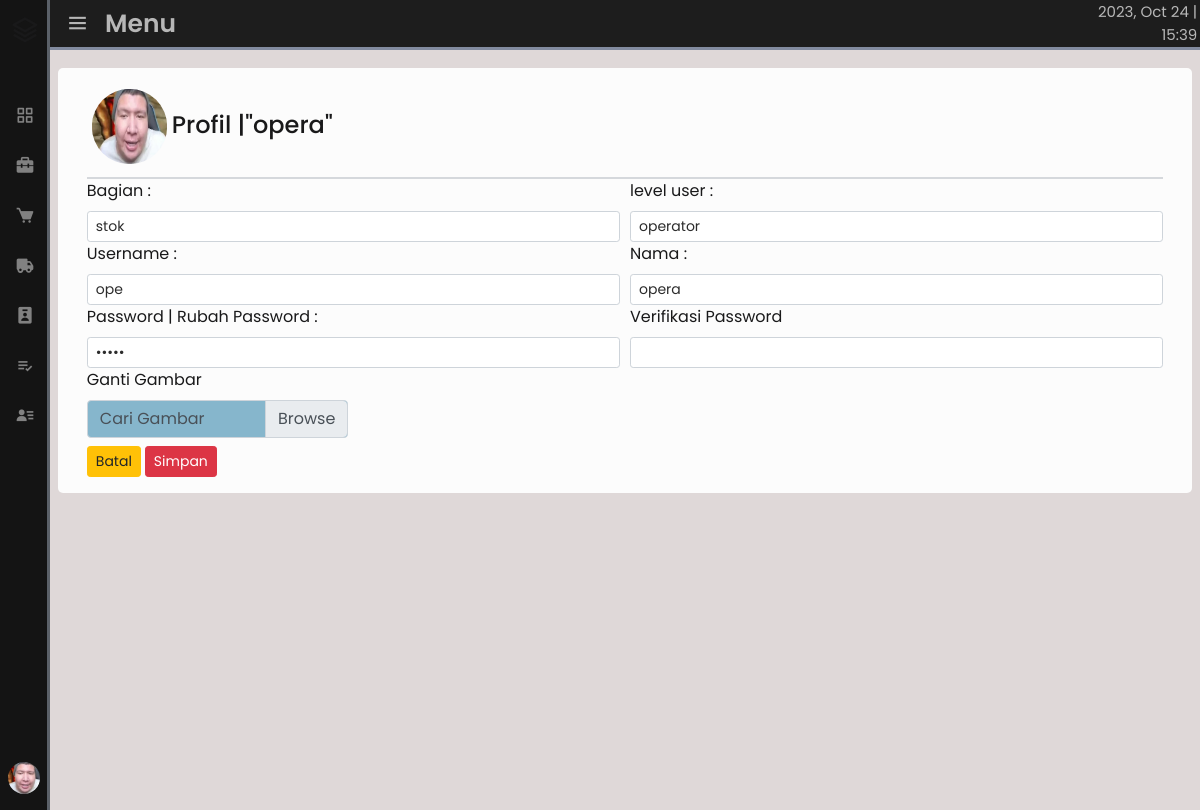
The page /stok_1/prof.php (signed in) on the database its author committed.
### tables this page shows
CREATE TABLE `dat_uss` (
  `id` int(225) NOT NULL,
  `nama` varchar(225) NOT NULL,
  `username` varchar(225) NOT NULL,
  `password` varchar(50) NOT NULL,
  `levl` varchar(225) NOT NULL,
  `bagian` varchar(225) NOT NULL,
  `type` varchar(225) NOT NULL,
  `gamb` varchar(225) NOT NULL
);

### stok_1/session.php (called while the page is built, shortened)
<?php
$iduser = $_SESSION['ID'];

### stok_1/prof.php (the view, shortened to what this page needs)
<?php
include "header.php";
?>
<section class="recent">
	<?php
	$prof = mysqli_query($conn, "SELECT * FROM `dat_uss` WHERE `id` = '$iduser'") or die(mysqli_error($conn));
	while ($cek = mysqli_fetch_array($prof)) {
	?>
		<div class="activity-card">
			<div class="form-inline" style="border-bottom: 2px solid #D5D8DC;">
				<h4><img src="../gamb_user/<?php echo $cek['gamb']; ?>" class="profgam" alt="gambar">Profil |"<?php echo $cek['nama']; ?>"</h4>
			</div>
			<form method="POST" action="" enctype="multipart/form-data">
				<div class="row">
					<div class="col">
						<div class="form-row">
							<div class="col">
								<label for="type">Bagian :</label>
								<input type="text" name="" id="type" class="form-control form-control-sm" readonly value="<?php echo $cek['type']; ?>">
							</div>
							<div class="col">
								<label for="levl">level user :</label>
								<input type="text" name="" id="levl" class="form-control form-control-sm" readonly value="<?php echo $cek['levl']; ?>">
							</div>
						</div>
						<div class="form-row">
							<div class="col">
								<label for="user">Username :</label>
								<input type="text" name="Username_user" id="user" class="form-control form-control-sm" value="<?php echo $cek['username']; ?>">
							</div>
							<div class="col">
								<label for="nama">Nama :</label>
								<input type="text" name="nama_user" id="nama" class="form-control form-control-sm" value="<?php echo $cek['nama']; ?>">
							</div>
						</div>
						<div class="form-row">
							<div class="col">
								<label for="pasword">Password | Rubah Password :</label>
								<input type="password" name="" id="pasword" class="form-control form-control-sm" value="<?php echo $cek['password']; ?>">
							</div>
							<div class="col">
								<label for="password_baru">Verifikasi Password</label>
								<input type="password" name="password_baru" id="password_baru" class="form-control form-control-sm">
							</div>
						</div>
						<div class="form-row">
							<div class="col-md-3">
								<label for="file_gambars">Ganti Gambar</label>
								<div class="custom-file" id="file_gambar">
									<label class="custom-file-label" for="customFile">Cari Gambar</label>
								</div>
							</div>
						</div>
					</div>
				</div>
				<div class="row">
					<div class="col mt-2">
						<div class="form-inline">
							<a href="index.php" class="btn btn-warning btn-sm">Batal</a>
							<button class="btn btn-danger btn-sm ml-1" id="simpan_profil" name="Simpan_propil" value="<?php echo $cek['id']; ?>">Simpan</button>
						</div>
					</div>
				</div>
			<?php
		}
			?>
			</form>
		</div>
</section>
<?php include "footer.php"; ?>

### stok_1/header.php (shortened to what this page needs)
<?php
include "../config.php";
include "session.php";
?>
<head>
	<link rel="stylesheet" href="https://cdn.jsdelivr.net/gh/lykmapipo/themify-icons@0.1.2/css/themify-icons.css">
	<link href='https://unpkg.com/boxicons@2.0.7/css/boxicons.min.css' rel='stylesheet'>
	<link rel="stylesheet" href="https://maxcdn.bootstrapcdn.com/bootstrap/4.5.2/css/bootstrap.min.css">
	<link rel="stylesheet" href="https://cdn.jsdelivr.net/npm/bootstrap-select@1.13.14/dist/css/bootstrap-select.min.css">
	<link rel="stylesheet" type="text/css" href="sttyle.css">
</head>
<div class="sidebar closed">
	<div class="logo-details">
		<i class='bx bx-layer'></i>
	</div>
	<ul class="nav-links">
		<li>
			<a href="index.php">
				<i class='bx bx-grid-alt'></i>
			</a>
		</li>
		<li>
			<a href="data_barang.php">
				<i class='bx bxs-briefcase-alt-2'></i>
			</a>
		</li>
		<li>
			<a href="menu_pembelian.php">
				<i class='bx bxs-cart'></i>
			</a>
		</li>
		<li>
			<a href="distribusi.php">
				<i class='bx bxs-truck'></i>
			</a>
		</li>
		<li>
			<a href="lap_beli.php">
				<i class='bx bxs-user-badge'></i>
			</a>
		</li>
		<li>
			<a href="lap_pemakaian.php">
				<i class='bx bx-list-check'></i>
			</a>
		</li>
		<li>
			<div class="iocn-link">
				<a href="#">
					<i class='bx bxs-user-detail'></i>
				</a>
			</div>
		</li>
		<?php
		$isi_user = mysqli_query($conn, "SELECT * FROM `dat_uss` WHERE `id` = $iduser") or die(mysqli_error($conn));
		$user = mysqli_fetch_assoc($isi_user);
		if (empty($user['gamb'])) {
			$pict = 'icon_none.png';
		} else {
			$pict = $user['gamb'];
		}
		?>
		<li>
			<div class="profile-details">
				<div class="profile-content">
					<a href="../ot.php" data-toggle="tooltip" title="log_out.?" data-placement="right">
						<img src="../gamb_user/<?= $pict; ?>" alt="profileImg">
					</a>
				</div>
			</div>
		</li>
	</ul>
</div>
<header class="home-section">
	<div class="home-content">
		<i class='bx bx-menu'></i>
		<span class="text">Menu</span>
		<span class="text-right date"><?= date('Y, M d') . '  |  ' . date('H:i');  ?></span>
	</div>
</header>
<main class="mains">

### stok_1/sttyle.css (style rules this page uses)
* { margin: 0; padding: 0; box-sizing: border-box; font-family: 'Poppins', sans-serif; color: #19191a; }
.sidebar { position: fixed; top: 0; left: 0; height: 100%; width: 220px; background: #141414; border-right: 3px solid #5b6169; z-index: 100; transition: all 0.5s ease; }
.sidebar.closed { width: 50px; }
.sidebar .logo-details { height: 60px; width: 100%; display: flex; align-items: center; }
.sidebar .logo-details i { font-size: 30px; height: 50px; min-width: 50px; text-align: center; line-height: 50px; }
.bx-layer { transition: all 0.5s ease; animation: RGBs 10s infinite alternate-reverse; }
.sidebar .nav-links { height: 100%; padding: 30px 0 150px 0; overflow: auto; }
.sidebar.closed .nav-links { overflow: visible; }
.sidebar .nav-links li { position: relative; list-style: none; transition: all 0.4s ease; }
.sidebar .nav-links li .iocn-link { display: flex; align-items: center; justify-content: space-between; }
.sidebar .nav-links li i { height: 50px; min-width: 50px; text-align: center; line-height: 50px; color: #818181; font-size: 20px; cursor: pointer; transition: all 0.3s ease; }
.sidebar .nav-links li a { display: flex; align-items: center; text-decoration: none; }
.sidebar .profile-details { position: fixed; bottom: 0; width: 220px; display: flex; align-items: center; justify-content: space-between; background: #25203a; padding: 12px 0; transition: all 0.5s ease; }
.sidebar.closed .profile-details { background: none; }
.sidebar.closed .profile-details { width: 78px; }
.sidebar .profile-details .profile-content { display: flex; align-items: center; }
.sidebar .profile-details img { height: 40px; width: 40px; object-fit: cover; border-radius: 50px; margin: 0 14px 0 4px; transition: all 0.5s ease; animation: RGB 30s infinite alternate; }
.sidebar.closed .profile-details img { padding: 4px; }
.home-section { position: fixed; z-index: 102; background: #b2bfe2; height: 40px; left: 220px; width: calc(100% - 220px); transition: all 0.5s ease; }
.mains { position: relative; top: 50px; left: 220px; min-height: calc(100vh - 40px); width: calc(100% - 220px); align-items: center; background: #dfd8d8; justify-content: center; transition: all 0.5s ease; padding: 0.5rem 0.5rem; }
.activity-card { border-radius: 5px; margin-top: 10px; background-color: #fcfcfc; padding: 1rem 1.8rem 1rem 1.8rem; }
.activity-card .form-control { background-color: #ffffff; color: #2c2c2c; }
.sidebar.closed ~ .home-section { left: 50px; width: calc(100% - 40px); }
.sidebar.closed ~ .mains { left: 50px; width: calc(100% - 50px); }
.home-section .home-content { position: relative; height: 50px; display: flex; align-items: center; background: #1d1d1d; border-bottom: 3px solid #828b9f; }
.home-section .home-content .date { padding-left: calc(100% - 25%); margin: 0.8rem; }
.home-section .home-content .bx-menu, .home-section .home-content .text, .home-section .home-content .date { color: #b7b7b7; font-size: 25px; }
.home-section .home-content .date { color: #b7b7b7; font-size: 15px; }
.home-section .home-content .bx-menu { margin: 0 15px; cursor: pointer; }
.home-section .home-content .text { font-size: 25px; font-weight: 600; }
img { border-radius: 50%; width: 85px; height: 85px; padding: 0.3rem; text-decoration: none; color: white; }
.custom-file-label { background-color: #86b6cc; }

### rows shown on the page
dat_uss: gamb (picture), nama "opera", type "stok", levl "operator", Username_user "ope", nama_user "opera", $cek['id'] 2 (drawn)
